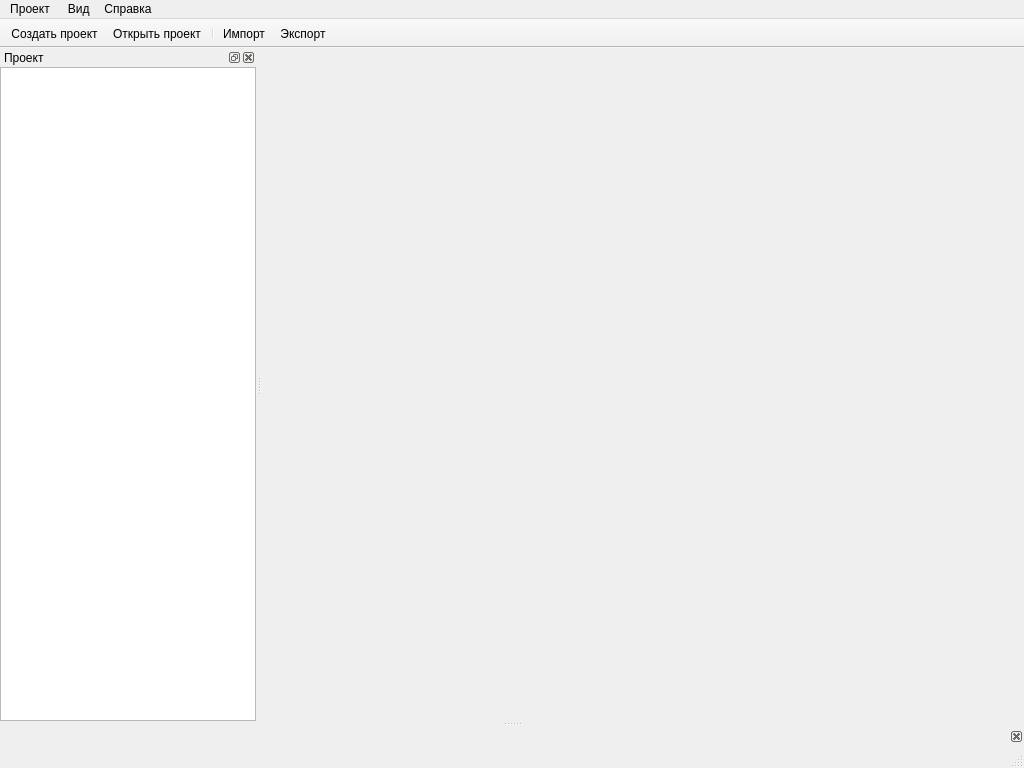
<?xml version="1.0" encoding="UTF-8"?>
<ui version="4.0">
 <class>dconfClass</class>
 <widget class="QMainWindow" name="dconfClass">
  <property name="geometry">
   <rect>
    <x>0</x>
    <y>0</y>
    <width>1024</width>
    <height>768</height>
   </rect>
  </property>
  <property name="contextMenuPolicy">
   <enum>Qt::NoContextMenu</enum>
  </property>
  <property name="windowTitle">
   <string>DConf</string>
  </property>
  <property name="windowIcon">
   <iconset resource="DConf.qrc">
    <normaloff>:/images/icon.png</normaloff>:/images/icon.png</iconset>
  </property>
  <widget class="QWidget" name="centralWidget"/>
  <widget class="QMenuBar" name="menuBar">
   <property name="enabled">
    <bool>true</bool>
   </property>
   <property name="geometry">
    <rect>
     <x>0</x>
     <y>0</y>
     <width>1024</width>
     <height>22</height>
    </rect>
   </property>
   <widget class="QMenu" name="menu">
    <property name="title">
     <string>Проект</string>
    </property>
    <addaction name="actionCreateProj"/>
    <addaction name="actionOpenProj"/>
    <addaction name="separator"/>
    <addaction name="actionImport"/>
    <addaction name="actionExport"/>
    <addaction name="separator"/>
    <addaction name="actionExit"/>
   </widget>
   <widget class="QMenu" name="menu_2">
    <property name="title">
     <string>Справка</string>
    </property>
    <addaction name="actionHelp"/>
    <addaction name="actionAbouProgramm"/>
   </widget>
   <widget class="QMenu" name="menuView">
    <property name="title">
     <string> Вид</string>
    </property>
   </widget>
   <addaction name="menu"/>
   <addaction name="menuView"/>
   <addaction name="menu_2"/>
  </widget>
  <widget class="QToolBar" name="mainToolBar">
   <property name="sizePolicy">
    <sizepolicy hsizetype="Preferred" vsizetype="Preferred">
     <horstretch>0</horstretch>
     <verstretch>0</verstretch>
    </sizepolicy>
   </property>
   <property name="sizeIncrement">
    <size>
     <width>0</width>
     <height>0</height>
    </size>
   </property>
   <property name="baseSize">
    <size>
     <width>0</width>
     <height>0</height>
    </size>
   </property>
   <property name="contextMenuPolicy">
    <enum>Qt::NoContextMenu</enum>
   </property>
   <property name="windowTitle">
    <string>ffff</string>
   </property>
   <property name="movable">
    <bool>false</bool>
   </property>
   <property name="iconSize">
    <size>
     <width>24</width>
     <height>24</height>
    </size>
   </property>
   <property name="floatable">
    <bool>false</bool>
   </property>
   <attribute name="toolBarArea">
    <enum>TopToolBarArea</enum>
   </attribute>
   <attribute name="toolBarBreak">
    <bool>false</bool>
   </attribute>
   <addaction name="actionCreateProj"/>
   <addaction name="actionOpenProj"/>
   <addaction name="separator"/>
   <addaction name="actionImport"/>
   <addaction name="actionExport"/>
  </widget>
  <widget class="QStatusBar" name="statusBar"/>
  <widget class="QDockWidget" name="widgProjectTree">
   <property name="minimumSize">
    <size>
     <width>250</width>
     <height>113</height>
    </size>
   </property>
   <property name="maximumSize">
    <size>
     <width>330</width>
     <height>524287</height>
    </size>
   </property>
   <property name="windowTitle">
    <string>Проект</string>
   </property>
   <attribute name="dockWidgetArea">
    <number>1</number>
   </attribute>
   <widget class="QWidget" name="dockWidgetContents">
    <layout class="QHBoxLayout" name="horizontalLayout">
     <property name="leftMargin">
      <number>0</number>
     </property>
     <property name="topMargin">
      <number>0</number>
     </property>
     <property name="rightMargin">
      <number>0</number>
     </property>
     <property name="bottomMargin">
      <number>0</number>
     </property>
     <item>
      <widget class="QTreeView" name="treeProject"/>
     </item>
    </layout>
   </widget>
  </widget>
  <widget class="QDockWidget" name="DebugTable">
   <property name="floating">
    <bool>false</bool>
   </property>
   <property name="features">
    <set>QDockWidget::DockWidgetClosable</set>
   </property>
   <attribute name="dockWidgetArea">
    <number>8</number>
   </attribute>
   <widget class="QWidget" name="dockWidgetContents_3"/>
  </widget>
  <action name="actionCreateProj">
   <property name="text">
    <string>Создать проект</string>
   </property>
   <property name="shortcut">
    <string>Ctrl+N</string>
   </property>
  </action>
  <action name="actionOpenProj">
   <property name="text">
    <string>Открыть проект</string>
   </property>
  </action>
  <action name="actionSaveProj">
   <property name="icon">
    <iconset resource="DConf.qrc">
     <normaloff>:/images/save.png</normaloff>:/images/save.png</iconset>
   </property>
   <property name="text">
    <string>Сохранить</string>
   </property>
  </action>
  <action name="actionImport">
   <property name="text">
    <string>Импорт</string>
   </property>
  </action>
  <action name="actionExport">
   <property name="text">
    <string>Экспорт</string>
   </property>
  </action>
  <action name="actionExit">
   <property name="text">
    <string>Выход</string>
   </property>
  </action>
  <action name="actionAbouProgramm">
   <property name="text">
    <string>О программе</string>
   </property>
  </action>
  <action name="action_journalClear">
   <property name="text">
    <string>Очистить журнал событий</string>
   </property>
  </action>
  <action name="actionHelp">
   <property name="text">
    <string>Помощь</string>
   </property>
  </action>
 </widget>
 <layoutdefault spacing="6" margin="11"/>
 <resources>
  <include location="DConf.qrc"/>
 </resources>
 <connections>
  <connection>
   <sender>actionCreateProj</sender>
   <signal>triggered()</signal>
   <receiver>dconfClass</receiver>
   <slot>projCreateSlot()</slot>
   <hints>
    <hint type="sourcelabel">
     <x>-1</x>
     <y>-1</y>
    </hint>
    <hint type="destinationlabel">
     <x>293</x>
     <y>183</y>
    </hint>
   </hints>
  </connection>
  <connection>
   <sender>actionOpenProj</sender>
   <signal>triggered()</signal>
   <receiver>dconfClass</receiver>
   <slot>projOpenSlot()</slot>
   <hints>
    <hint type="sourcelabel">
     <x>-1</x>
     <y>-1</y>
    </hint>
    <hint type="destinationlabel">
     <x>293</x>
     <y>183</y>
    </hint>
   </hints>
  </connection>
  <connection>
   <sender>actionImport</sender>
   <signal>triggered()</signal>
   <receiver>dconfClass</receiver>
   <slot>projImportSlot()</slot>
   <hints>
    <hint type="sourcelabel">
     <x>-1</x>
     <y>-1</y>
    </hint>
    <hint type="destinationlabel">
     <x>293</x>
     <y>183</y>
    </hint>
   </hints>
  </connection>
  <connection>
   <sender>actionExport</sender>
   <signal>triggered()</signal>
   <receiver>dconfClass</receiver>
   <slot>projExportSlot()</slot>
   <hints>
    <hint type="sourcelabel">
     <x>-1</x>
     <y>-1</y>
    </hint>
    <hint type="destinationlabel">
     <x>293</x>
     <y>183</y>
    </hint>
   </hints>
  </connection>
  <connection>
   <sender>actionAbouProgramm</sender>
   <signal>triggered()</signal>
   <receiver>dconfClass</receiver>
   <slot>appAboutSlot()</slot>
   <hints>
    <hint type="sourcelabel">
     <x>-1</x>
     <y>-1</y>
    </hint>
    <hint type="destinationlabel">
     <x>293</x>
     <y>183</y>
    </hint>
   </hints>
  </connection>
  <connection>
   <sender>actionExit</sender>
   <signal>triggered()</signal>
   <receiver>dconfClass</receiver>
   <slot>appExitSlot()</slot>
   <hints>
    <hint type="sourcelabel">
     <x>-1</x>
     <y>-1</y>
    </hint>
    <hint type="destinationlabel">
     <x>293</x>
     <y>183</y>
    </hint>
   </hints>
  </connection>
 </connections>
 <slots>
  <slot>projCreateSlot()</slot>
  <slot>projOpenSlot()</slot>
  <slot>projSaveSlot()</slot>
  <slot>appAboutSlot()</slot>
  <slot>projImportSlot()</slot>
  <slot>appExitSlot()</slot>
  <slot>projExportSlot()</slot>
 </slots>
</ui>
